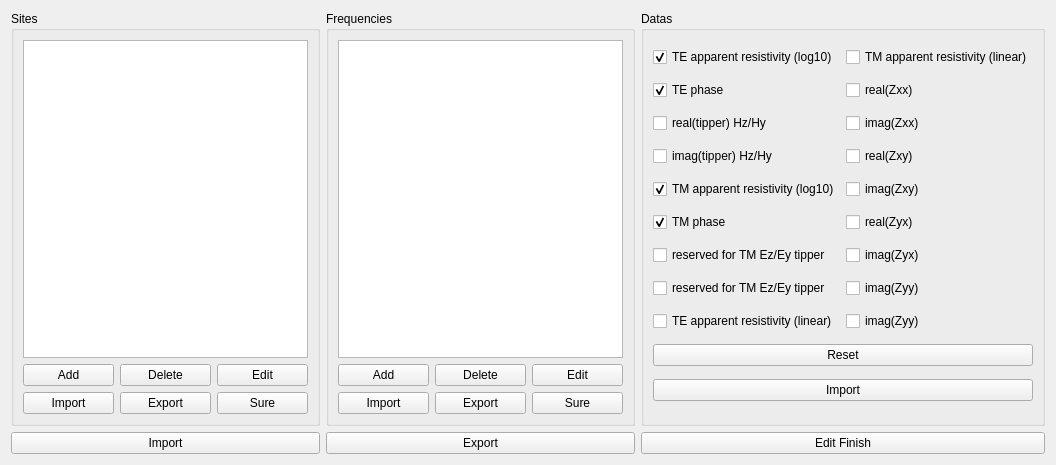
<?xml version="1.0" encoding="UTF-8"?>
<ui version="4.0">
 <class>Site</class>
 <widget class="QWidget" name="Site">
  <property name="geometry">
   <rect>
    <x>0</x>
    <y>0</y>
    <width>1056</width>
    <height>465</height>
   </rect>
  </property>
  <property name="windowTitle">
   <string>Form</string>
  </property>
  <layout class="QGridLayout" name="gridLayout_4">
   <item row="0" column="2">
    <widget class="QGroupBox" name="groupBox_datas">
     <property name="title">
      <string>Datas</string>
     </property>
     <layout class="QGridLayout" name="gridLayout_3">
      <item row="5" column="0">
       <widget class="QCheckBox" name="checkBox_6">
        <property name="text">
         <string>TM phase</string>
        </property>
        <property name="checked">
         <bool>true</bool>
        </property>
       </widget>
      </item>
      <item row="1" column="1">
       <widget class="QCheckBox" name="checkBox_11">
        <property name="text">
         <string>real(Zxx)</string>
        </property>
       </widget>
      </item>
      <item row="0" column="0">
       <widget class="QCheckBox" name="checkBox_1">
        <property name="text">
         <string>TE apparent resistivity (log10)</string>
        </property>
        <property name="checked">
         <bool>true</bool>
        </property>
       </widget>
      </item>
      <item row="2" column="1">
       <widget class="QCheckBox" name="checkBox_12">
        <property name="text">
         <string>imag(Zxx)</string>
        </property>
       </widget>
      </item>
      <item row="1" column="0">
       <widget class="QCheckBox" name="checkBox_2">
        <property name="text">
         <string>TE phase</string>
        </property>
        <property name="checked">
         <bool>true</bool>
        </property>
       </widget>
      </item>
      <item row="6" column="0">
       <widget class="QCheckBox" name="checkBox_7">
        <property name="text">
         <string>reserved for TM Ez/Ey tipper</string>
        </property>
       </widget>
      </item>
      <item row="3" column="0">
       <widget class="QCheckBox" name="checkBox_4">
        <property name="text">
         <string>imag(tipper) Hz/Hy</string>
        </property>
       </widget>
      </item>
      <item row="0" column="1">
       <widget class="QCheckBox" name="checkBox_10">
        <property name="text">
         <string>TM apparent resistivity (linear)</string>
        </property>
       </widget>
      </item>
      <item row="2" column="0">
       <widget class="QCheckBox" name="checkBox_3">
        <property name="text">
         <string>real(tipper) Hz/Hy</string>
        </property>
       </widget>
      </item>
      <item row="5" column="1">
       <widget class="QCheckBox" name="checkBox_15">
        <property name="text">
         <string>real(Zyx)</string>
        </property>
       </widget>
      </item>
      <item row="8" column="1">
       <widget class="QCheckBox" name="checkBox_18">
        <property name="text">
         <string>imag(Zyy)</string>
        </property>
       </widget>
      </item>
      <item row="3" column="1">
       <widget class="QCheckBox" name="checkBox_13">
        <property name="text">
         <string>real(Zxy)</string>
        </property>
       </widget>
      </item>
      <item row="6" column="1">
       <widget class="QCheckBox" name="checkBox_16">
        <property name="text">
         <string>imag(Zyx)</string>
        </property>
       </widget>
      </item>
      <item row="4" column="1">
       <widget class="QCheckBox" name="checkBox_14">
        <property name="text">
         <string>imag(Zxy)</string>
        </property>
       </widget>
      </item>
      <item row="4" column="0">
       <widget class="QCheckBox" name="checkBox_5">
        <property name="text">
         <string>TM apparent resistivity (log10)</string>
        </property>
        <property name="checked">
         <bool>true</bool>
        </property>
       </widget>
      </item>
      <item row="9" column="0" colspan="2">
       <widget class="QPushButton" name="pushButton_Reset">
        <property name="text">
         <string>Reset</string>
        </property>
       </widget>
      </item>
      <item row="7" column="0">
       <widget class="QCheckBox" name="checkBox_8">
        <property name="text">
         <string>reserved for TM Ez/Ey tipper</string>
        </property>
       </widget>
      </item>
      <item row="7" column="1">
       <widget class="QCheckBox" name="checkBox_17">
        <property name="text">
         <string>imag(Zyy)</string>
        </property>
       </widget>
      </item>
      <item row="8" column="0">
       <widget class="QCheckBox" name="checkBox_9">
        <property name="text">
         <string>TE apparent resistivity (linear)</string>
        </property>
       </widget>
      </item>
      <item row="10" column="0" colspan="2">
       <widget class="QPushButton" name="pushButton_import_Data">
        <property name="text">
         <string>Import</string>
        </property>
       </widget>
      </item>
     </layout>
    </widget>
   </item>
   <item row="0" column="0">
    <widget class="QGroupBox" name="groupBox_sites">
     <property name="title">
      <string>Sites</string>
     </property>
     <layout class="QGridLayout" name="gridLayout">
      <item row="0" column="1" colspan="3">
       <widget class="QTableView" name="tableView"/>
      </item>
      <item row="1" column="2">
       <widget class="QPushButton" name="pushButton_del_site">
        <property name="text">
         <string>Delete</string>
        </property>
       </widget>
      </item>
      <item row="2" column="2">
       <widget class="QPushButton" name="pushButton_export_site">
        <property name="text">
         <string>Export</string>
        </property>
       </widget>
      </item>
      <item row="1" column="3">
       <widget class="QPushButton" name="pushButton_edit_site">
        <property name="text">
         <string>Edit</string>
        </property>
       </widget>
      </item>
      <item row="1" column="1">
       <widget class="QPushButton" name="pushButton_add_site">
        <property name="text">
         <string>Add</string>
        </property>
       </widget>
      </item>
      <item row="2" column="3">
       <widget class="QPushButton" name="pushButton_sure_site">
        <property name="text">
         <string>Sure</string>
        </property>
       </widget>
      </item>
      <item row="2" column="1">
       <widget class="QPushButton" name="pushButton_import_site">
        <property name="text">
         <string>Import</string>
        </property>
       </widget>
      </item>
     </layout>
    </widget>
   </item>
   <item row="0" column="1">
    <widget class="QGroupBox" name="groupBox_Frequency">
     <property name="title">
      <string>Frequencies</string>
     </property>
     <layout class="QGridLayout" name="gridLayout_2">
      <item row="1" column="0">
       <widget class="QPushButton" name="pushButton_add_Fre">
        <property name="text">
         <string>Add</string>
        </property>
       </widget>
      </item>
      <item row="1" column="1">
       <widget class="QPushButton" name="pushButton_del_Fre">
        <property name="text">
         <string>Delete</string>
        </property>
       </widget>
      </item>
      <item row="0" column="0" colspan="3">
       <widget class="QListView" name="listView"/>
      </item>
      <item row="1" column="2">
       <widget class="QPushButton" name="pushButton_edit_Fre">
        <property name="text">
         <string>Edit</string>
        </property>
       </widget>
      </item>
      <item row="2" column="1">
       <widget class="QPushButton" name="pushButton_export_Fre">
        <property name="text">
         <string>Export</string>
        </property>
       </widget>
      </item>
      <item row="2" column="2">
       <widget class="QPushButton" name="pushButton_sure_Fre">
        <property name="text">
         <string>Sure</string>
        </property>
       </widget>
      </item>
      <item row="2" column="0">
       <widget class="QPushButton" name="pushButton_import_Fre">
        <property name="text">
         <string>Import</string>
        </property>
       </widget>
      </item>
     </layout>
    </widget>
   </item>
   <item row="1" column="0">
    <widget class="QPushButton" name="pushButton_import">
     <property name="text">
      <string>Import</string>
     </property>
    </widget>
   </item>
   <item row="1" column="2">
    <widget class="QPushButton" name="pushButton_sure">
     <property name="text">
      <string>Edit Finish</string>
     </property>
    </widget>
   </item>
   <item row="1" column="1">
    <widget class="QPushButton" name="pushButton_export">
     <property name="text">
      <string>Export</string>
     </property>
    </widget>
   </item>
  </layout>
 </widget>
 <resources/>
 <connections/>
</ui>
